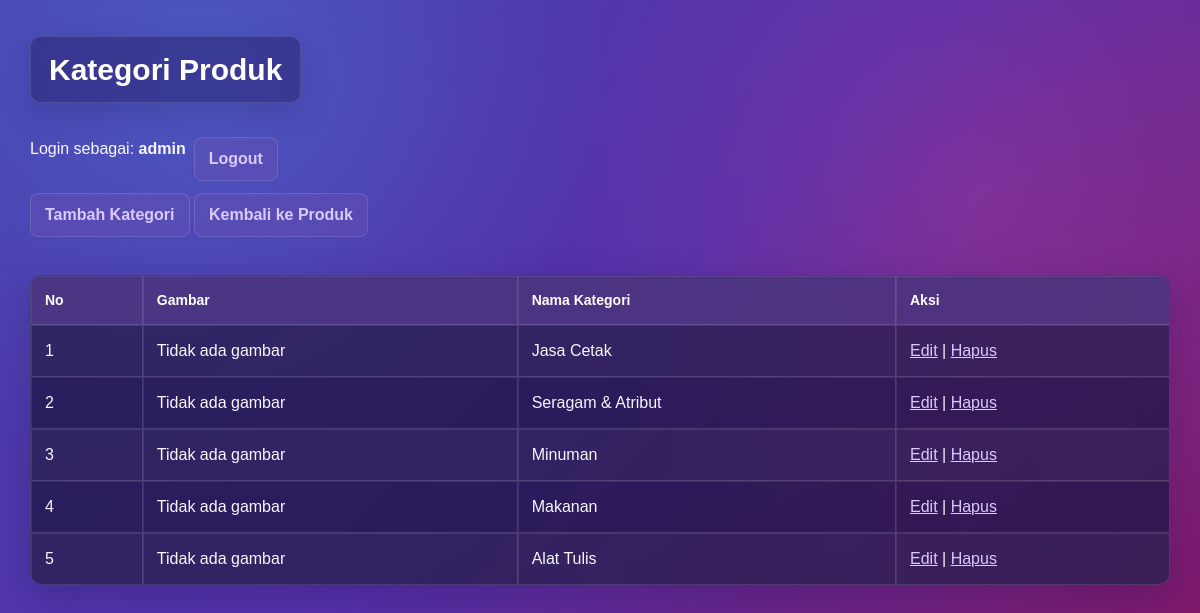
The app's page /kategori/index.php (signed in) with its own data.
### tables this page shows
CREATE TABLE IF NOT EXISTS kategori (
    id INT AUTO_INCREMENT PRIMARY KEY,
    nama_kategori VARCHAR(50) NOT NULL UNIQUE,
    gambar VARCHAR(100) DEFAULT NULL
);

### kategori/index.php (the view, shortened to what this page needs)
<?php
include "../koneksi.php";
$result = mysqli_query($koneksi, "SELECT * FROM kategori ORDER BY id DESC");
?>
<!DOCTYPE html>
<html lang="id">
<head>
    <link rel="stylesheet" type="text/css" href="../style.css">
</head>
<body>
    <h2>Kategori Produk</h2>
    <nav class="A">
        <span>Login sebagai: <b><?php echo htmlspecialchars($_SESSION['username']); ?></b></span>
        <a href="../logout.php">Logout</a>
    </nav>
    <a href="tambah.php">Tambah Kategori</a>
    <a href="../index.php">Kembali ke Produk</a>
    <br><br>
    <table border="1" cellpadding="10" cellspacing="0">
        <tr>
            <th>No</th>
            <th>Gambar</th>
            <th>Nama Kategori</th>
            <th>Aksi</th>
        </tr>
        <?php
        $no = 1;
        if (mysqli_num_rows($result) > 0) {
            while ($data = mysqli_fetch_assoc($result)) { ?>
                <tr>
                    <td><?php echo $no++; ?></td>
                    <td>
                        <?php if ($data['gambar']) { ?>
                            <img src="../uploads/kategori/<?php echo htmlspecialchars($data['gambar']); ?>" width="70" alt="Gambar kategori">
                        <?php } else { ?>
                            Tidak ada gambar
                        <?php } ?>
                    </td>
                    <td><?php echo htmlspecialchars($data['nama_kategori']); ?></td>
                    <td>
                        <a href="edit.php?id=<?php echo $data['id']; ?>">Edit</a> |
                        <a href="hapus.php?id=<?php echo $data['id']; ?>" onclick="return confirm('Apakah Anda yakin ingin menghapus kategori ini?')">Hapus</a>
                    </td>
                </tr>
            <?php }
        } else { ?>
            <tr>
                <td colspan="4" align="center">Belum ada kategori</td>
            </tr>
        <?php } ?>
    </table>
</body>
</html>

### style.css (style rules this page uses)
* { box-sizing: border-box; }
:root { --primary: #b58cff; --primary-dark: #9b73eb; --primary-soft: rgba(167, 139, 250, 0.16); --danger: #ff7b9c; --text: #f8f7ff; --muted: #d0cae8; --border: rgba(255, 255, 255, 0.14); --background: #4b36ae; --surface: rgba(32, 23, 72, 0.78); }
body { max-width: 1180px; min-height: 100vh; margin: 0 auto; padding: 36px 20px 60px; background: radial-gradient(circle at 18% 10%, rgba(69, 171, 255, 0.24), transparent 32%), radial-gradient(circle at 82% 25%, rgba(255, 77, 158, 0.20), transparent 36%), linear-gradient(135deg, #4a41ae 0%, #5430a8 48%, #89155e 100%); background-attachment: fixed; color: var(--text); font-family: Arial, Helvetica, sans-serif; line-height: 1.5; }
h2 { display: inline-block; margin: 0 0 22px; padding: 10px 18px; border: 1px solid rgba(255, 255, 255, 0.12); border-radius: 10px; background: rgba(35, 25, 91, 0.42); box-shadow: 0 12px 30px rgba(30, 20, 78, 0.18); backdrop-filter: blur(12px); color: #ffffff; font-size: 30px; }
nav, .A { display: flex; flex-wrap: wrap; gap: 8px; margin: 12px 0; }
nav a, .A a, a { color: #d9caff; }
nav a, .A a, a[href*="tambah.php"], a[href*="kategori/index.php"], a[href*="index.php"] { display: inline-block; padding: 9px 14px; border: 1px solid rgba(255, 255, 255, 0.12); border-radius: 8px; background: rgba(111, 82, 176, 0.34); text-decoration: none; font-weight: 600; transition: 0.2s ease; }
table { width: 100%; margin-top: 14px; border: 1px solid var(--border); border-collapse: separate; border-spacing: 0; border-radius: 12px; background: var(--surface); box-shadow: 0 12px 36px rgba(24, 12, 67, 0.22); backdrop-filter: blur(14px); overflow: hidden; }
th, td { padding: 13px; border-bottom: 1px solid var(--border); border-right: 1px solid var(--border); text-align: left; vertical-align: middle; }
th:last-child, td:last-child { border-right: 0; }
tr:last-child td { border-bottom: 0; }
th { background: rgba(120, 87, 182, 0.42); color: #ffffff; font-size: 14px; }
tbody tr:nth-child(even) { background: rgba(255, 255, 255, 0.035); }

### records on screen
kategori: shows "Tidak ada gambar", nama_kategori "Jasa Cetak"
kategori: shows "Tidak ada gambar", nama_kategori "Seragam & Atribut"
kategori: shows "Tidak ada gambar", nama_kategori "Minuman"
kategori: shows "Tidak ada gambar", nama_kategori "Makanan"
kategori: shows "Tidak ada gambar", nama_kategori "Alat Tulis"

### other values on screen
$_SESSION['username'] "admin"
